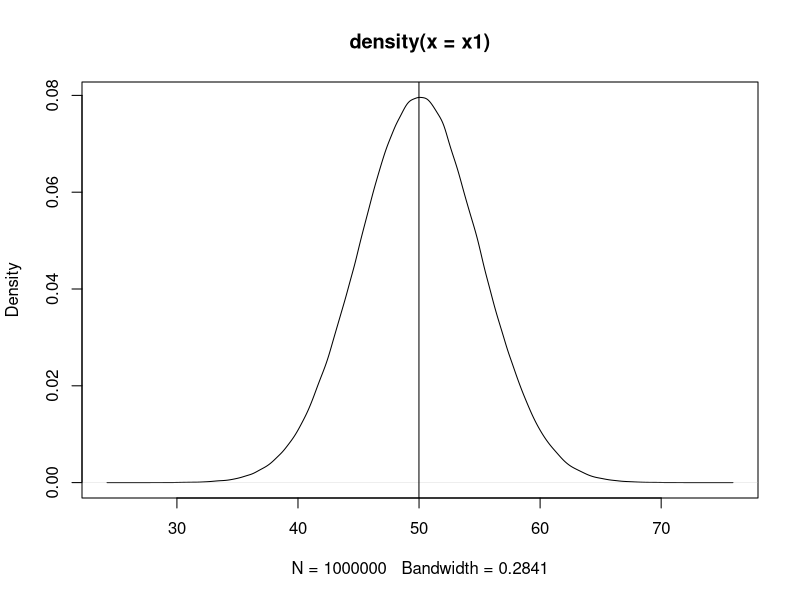

Generate this figure with R: (Note: this script raises an error after producing the figure.)
# Data structures in slides

#control+enter when you are in the line to execute
#
# Vectors----
x=1:10 #create seq of nos from 1 to 10
x
x1<- 1:20
x1
(x1=1:10)
(x2=c(1,2,13,4,5))
class(x2)
(x3=letters[1:10])

LETTERS[1:26]

(x3b= c('a', "Dhiraj","4"))
?c

class(x3b)
(x4=c(T, FALSE,TRUE,T,F))
class(x4)

x5=c(3L,5L)
class(x5)

(x5b=c(1,'a',T,4L))
class(x5b)

(x6= seq(0,100,by=3))
?seq
methods(class='numeric')

ls() #variables in my environment

x6

length(x6)

x6[20] #print the 20th element
x6[3] #print the 3rd element

x6[c(2,6)] #to print more than one variable using the concatinate function
x6[-1]  #access all elements except 1st element

x6[-c(1:10)] #to remove 1 to 10 elements
x6[c(2.4, 7.54)] #real numbers are truncated to integers
length(x6)
x6[-(length(x6)-1)] #to remove the 33rd element. it removes 96
sort(x6[-c(1,2)])
sort(x6,decreasing=T) #to decrease the  x6 elements in decreasing order
rev(x6)  #to show the nos in reverse order

x7=c(x6,x2) #to combine 2 elements x6 and x2
x7

seq(-3,10,by=.2)
(x=-3:2)
x[2]<- 0; x #modify the 2nd element[2] from 2 to 0
x[x<0]=5;x #modify all the elemnts with value<0 with 5
 x[2]<- 10;x
x[x<0]=5;x

x= x[1:4];x #truncate the elements to first 4

x[x<=1 & x>=-1]=100;x #modify elements less than 1 and greater than -1

#delete vector
(x=seq(1,5,length.out=10))
x
x= NULL
x


(x= rnorm(100))  # to create standard normal distribution upto 100
(x1=rnorm(1000000, mean=50, sd=5))
plot(density(x1))  #when sample is large the plot is almost normal distribution
mean(x1) #mean of the plot shown

abline(v=mean(x1)) #to draw the line through the mean


#matrix----
1:12
100:111

(m1=matrix(1:12, nrow=4)) #to draw a matrix having elements 1 to 12 and no of rows=4
(m2=matrix(1:12, ncol=3, byrow=T)) #to draw a matrix having elements 1 to 12 and no of cols=3

x=101:124
length(x)

class(m1)
attributes(m1)
dim(m1)
m1

m1[1,2:3] #before comma shows the row after comma is the columns. This displays the elements of col 2 and 3 in row 1 #access the elements
m1[c(1,3),] #access the 1st and 3rd row. No elements after , shows we want to access all columns

m1[c(1,2),c(2,3)]
m1[,-c(1,3)] #do not access columns 1 and 3

paste("C", "D", sep="-")
paste("c", 1:100, sep="-")
(colnames=paste('C', 1:3, sep='-'))
m1
(rownames= paste('R', 1:3, sep='-'))
m2[-2,] #exclude 2nd row
m2

m2[1:5] #matrix is like vector

m2[c(TRUE,F,T,F),c(2,3)] #logical indexing

m1:m2
m1[1:2,1:2]
m1[c('R1'), c('C1','C3')]


#modify vector
m2
m2[2,2]
m2[2,2]=10
m2
m2[m2>10]=99
m2
rbind(m2,c(50,60,70)) #when an additional row is added
m2
cbind(m2,c(13,16,77,88)) #when an additional column is added

#row and col wise summary
m1
colSums(m1); rowSums(m1) #sum of columns and rows
colMeans(m1); rowMeans(m1) #mean of columns and rows

t(m1) #transpose
m1
sweep(m1, MARGIN=1, STATS=c(2,3,4,5), FUN="+") #rowwsie
sweep(m1, MARGIN=2, STATS=c(2,3,4), FUN="*") #colwise
m1


#add margins
m1

addmargins(m1, margin=1,sum) #colwise
addmargins(m1,1,sd) #colwise function

addmargins(m1,2,mean) #rowsie function
addmargins(m1,c(1,2),mean) #row and col wise function

addmargins(m1,c(1,2),list(list(mean,sum,max), list(var,sd)))

#dataFrame----
#create Vectors to be combined into DF
(rollno= 1:30)
(sname=paste('student',1:30,sep='-'))
(gender=sample(c('M','F'), size=30, replace=T, prob=c(.7,.3)))
(marks= floor(rnorm(30, mean=50,sd=10))) #to remove the decimal part #floor will take to lower value and ceiling will take to the higher value
(course=sample(c("BBA", "MBA"), size=30, replace=T, prob=c(0.5,0.5)))
(marks2= ceiling(rnorm(30,mean=50,sd=10)))

set.seed(1234) #if you want to genertae the same pattern as the computer
g=sample(c('M','F'), size=20, replace=T, prob=c(.7,.3))
table(g)
prop.table(table(g))



#Create DF
df1= data.frame(rollno, sname, gender, marks, marks2, course, stringsAsFactors=F)
str(df1) #structure of DF
head(df1) #structure of first 6 rows
head(df1, n=3) #top 3 rows

